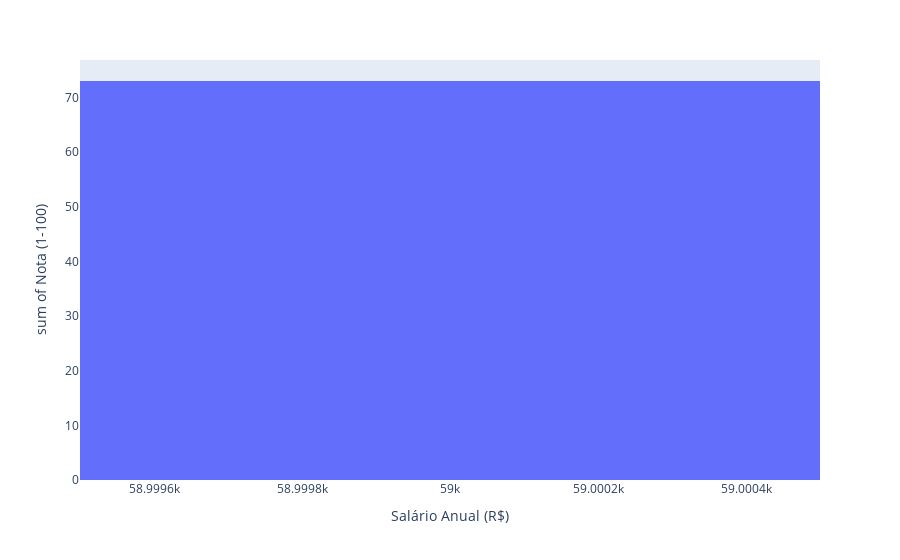

This figure's notebook cell:
### Code cell
import plotly.express as px
grafico  = px.histogram(tabela,x = "Salário Anual (R$)" , y = "Nota (1-100)")
grafico.show()

### Figure 1 — Plotly figure (JSON) as saved in the notebook; plotly's stock layout.template omitted (floating-point values rounded to 4 significant figures)
{"data": [{"alignmentgroup": "True", "bingroup": "x", "histfunc": "sum", "hovertemplate": "Salário Anual (R$)=%{x}<br>sum of Nota (1-100)=%{y}<extra></extra>", "legendgroup": "", "marker": {"color": "#636efa", "pattern": {"shape": ""}}, "name": "", "offsetgroup": "", "orientation": "v", "showlegend": false, "type": "histogram", "x": [59000], "xaxis": "x", "y": [73], "yaxis": "y"}], "layout": {"barmode": "relative", "legend": {"tracegroupgap": 0}, "margin": {"t": 60}, "xaxis": {"anchor": "y", "domain": [0, 1], "title": {"text": "Salário Anual (R$)"}}, "yaxis": {"anchor": "x", "domain": [0, 1], "title": {"text": "sum of Nota (1-100)"}}}}
